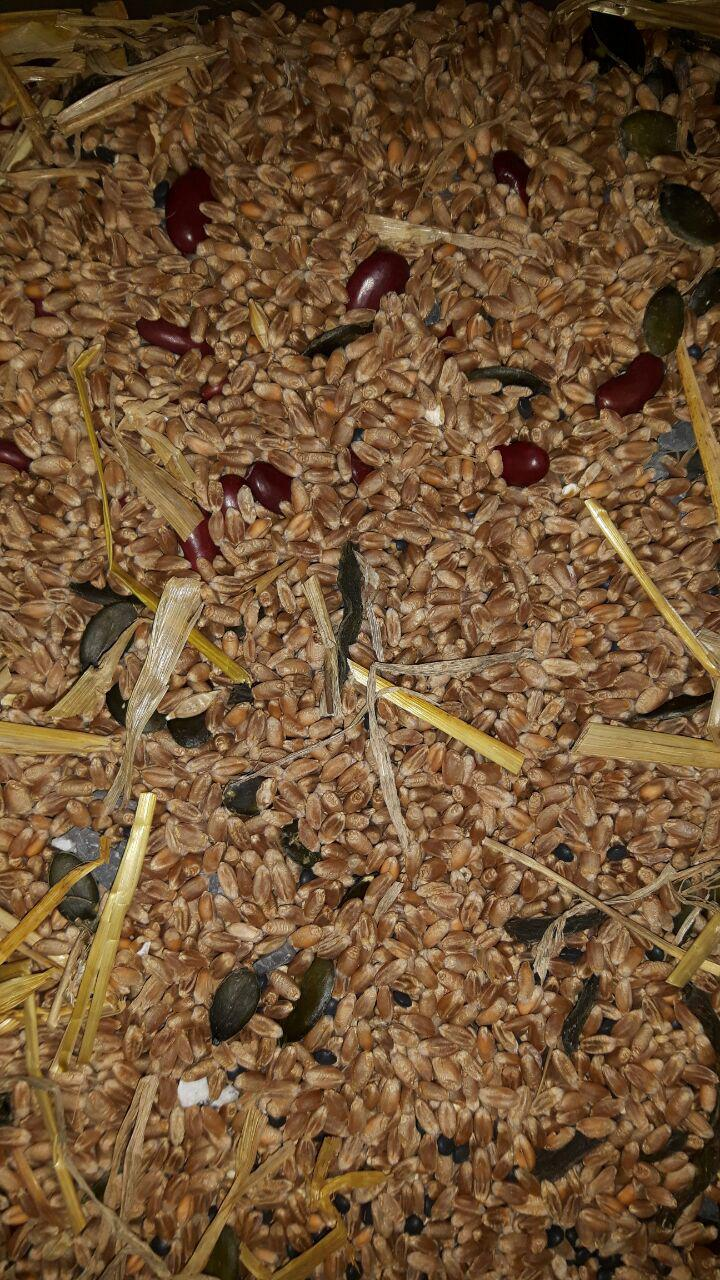
#> input picture contamination_detection/src/contamination1.jpg, 720 x 1280 px, found by its file name
$ jupyter execute --allow-errors Pipeline.ipynb
#> lines starting #> are read from the running program, lines starting #| are printed output that depends on the picture; after the words box and inside, x2 and y2 are one past the last pixel; in counts of white or black regions, pixels touching at a corner belong together
### contamination_detection/contamination_detection.py
import cv2
from matplotlib import pyplot as plt
from sklearn.decomposition import PCA
from scipy import ndimage
import numpy as np

def feature_image(path, tresh_min, tresh_max, iterations, k):
    #reading the image as gray
    image = cv2.imread(path, 0)
    image = cv2.equalizeHist(image)

    #These parameters shold be modified
    edged = cv2.Canny(image, tresh_min, tresh_max)

    #applying closing function
    kernel = cv2.getStructuringElement(cv2.MORPH_RECT, (k, k))
    image = cv2.morphologyEx(edged, cv2.MORPH_CLOSE, kernel)

    #Dilate and erode to lose small regions
    image = cv2.dilate(image, None, iterations=iterations)
    image = cv2.erode(image, None, iterations=iterations)

    return image/255

# [90 lines left out: functions contamination, vector_feature_generation, predict_grains, not called in this run]

### contamination_detection/Pipeline.ipynb
[cell 1]
import numpy as np
import cv2
from matplotlib import pyplot as plt
from contamination_detection import contamination, feature_image
from __future__ import print_function
from ipywidgets import *
import ipywidgets as widgets
from IPython.display import display
from scipy import ndimage


path = "/home/natalija/Documents/HackZurich/contamination_detection/src/contamination1.jpg"
no_path = "/home/natalija/Documents/HackZurich//contamination_detection/src/no_contamination1.jpg"

image = cv2.imread(path)
#> image is the input picture: shape (1280, 720, 3); mean B, G, R 52.9, 83.1, 112.7
no_image = cv2.imread(no_path, 0)
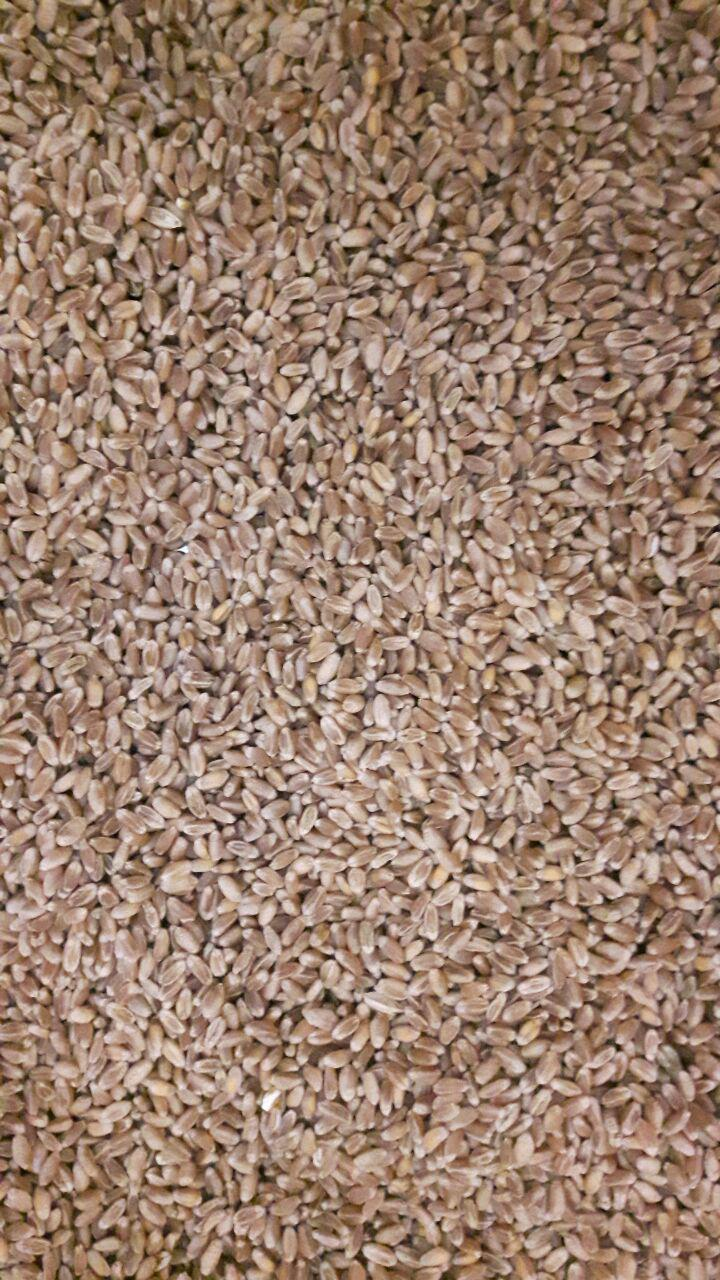
#> input picture contamination_detection/src/no_contamination1.jpg, 720 x 1280 px, found by its file name
#> no_image: shape (1280, 720); min 0, max 255, mean 134.2

[cell 2]
def display_img(tresh_min, tresh_max, iterations, k, path = "/home/natalija/Documents/HackZurich/contamination_detection/src/contamination1.jpg"):
    image_mask = feature_image(path, tresh_min, tresh_max, iterations, k)
#> in feature_image, `edged = cv2.Canny(image, tresh_min, tresh_max)`:
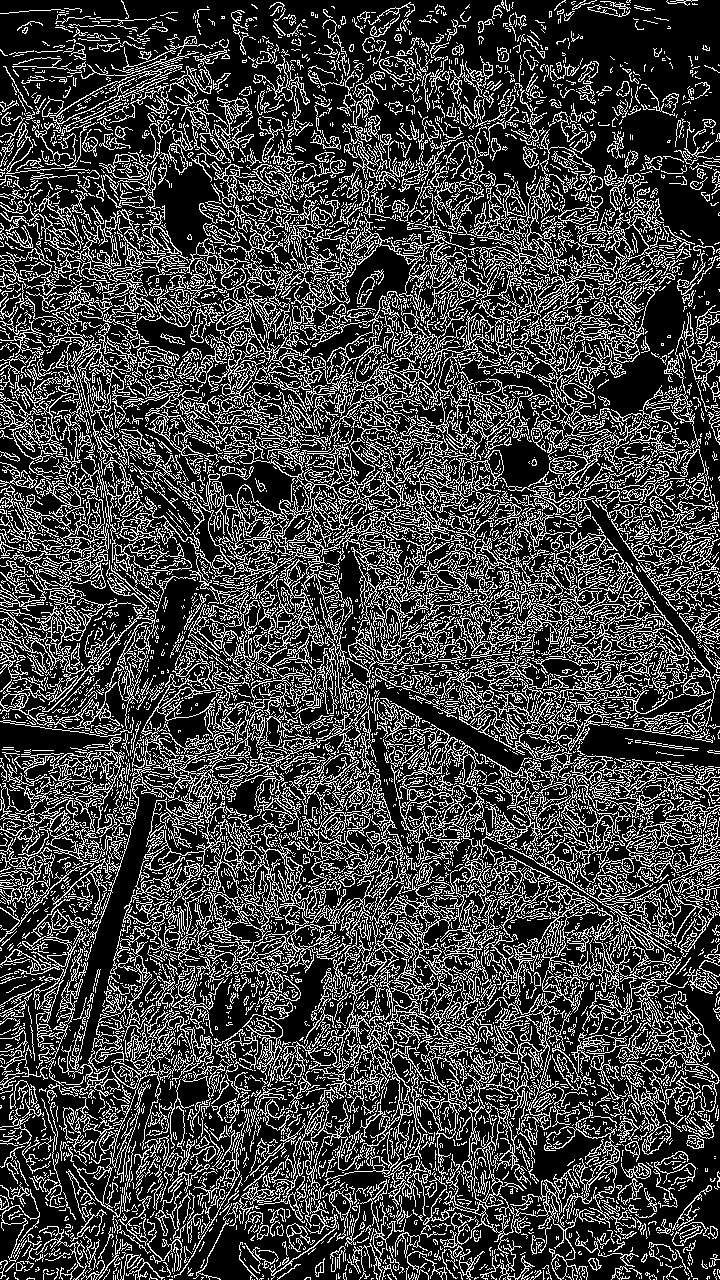
#> edged: shape (1280, 720); 25.6% white in thin lines or dots
#> in feature_image, `image = cv2.morphologyEx(edged, cv2.MORPH_CLOSE, kernel)`: image: shape (1280, 720); 79.9% white; 692 black regions, largest, box (x1, y1, x2, y2) and area: (513, 0, 720, 133) 14192, (0, 0, 291, 100) 10780, (75, 793, 160, 1060) 5147
#> in feature_image, `image = cv2.dilate(image, None, iterations=iterations)`: image: shape (1280, 720); 97.7% white; 140 black regions (70 under 20 px), largest, box (x1, y1, x2, y2) and area: (575, 0, 720, 90) 4456, (664, 190, 720, 237) 1412, (161, 172, 207, 240) 1317
#> in feature_image, `image = cv2.erode(image, None, iterations=iterations)`: image: shape (1280, 720); 91.6% white; 102 black regions, largest, box (x1, y1, x2, y2) and area: (542, 0, 720, 96) 9775, (89, 794, 155, 969) 3627, (0, 0, 124, 52) 3201
    plt.axis('off')
#> (this line was passed over: IPython is not available in this run)
    plt.imshow(image_mask, "gray")
#> (this line was passed over: IPython is not available in this run)
    plt.show()
    return image_mask

#> (a cell that did not finish here is left out)

[cell 4]
path = "/home/natalija/Documents/HackZurich/contamination_detection/src/contamination1.jpg"
image = cv2.imread(path)
img_mask = display_img(138, 217, 6, 7,path=path)


x, y = img_mask.shape
#> x = 1280; y = 720

for i in range(x):
    for j in range(y):
        if img_mask[i,j]!=0:
            image[i,j,:] = [255, 255, 255]
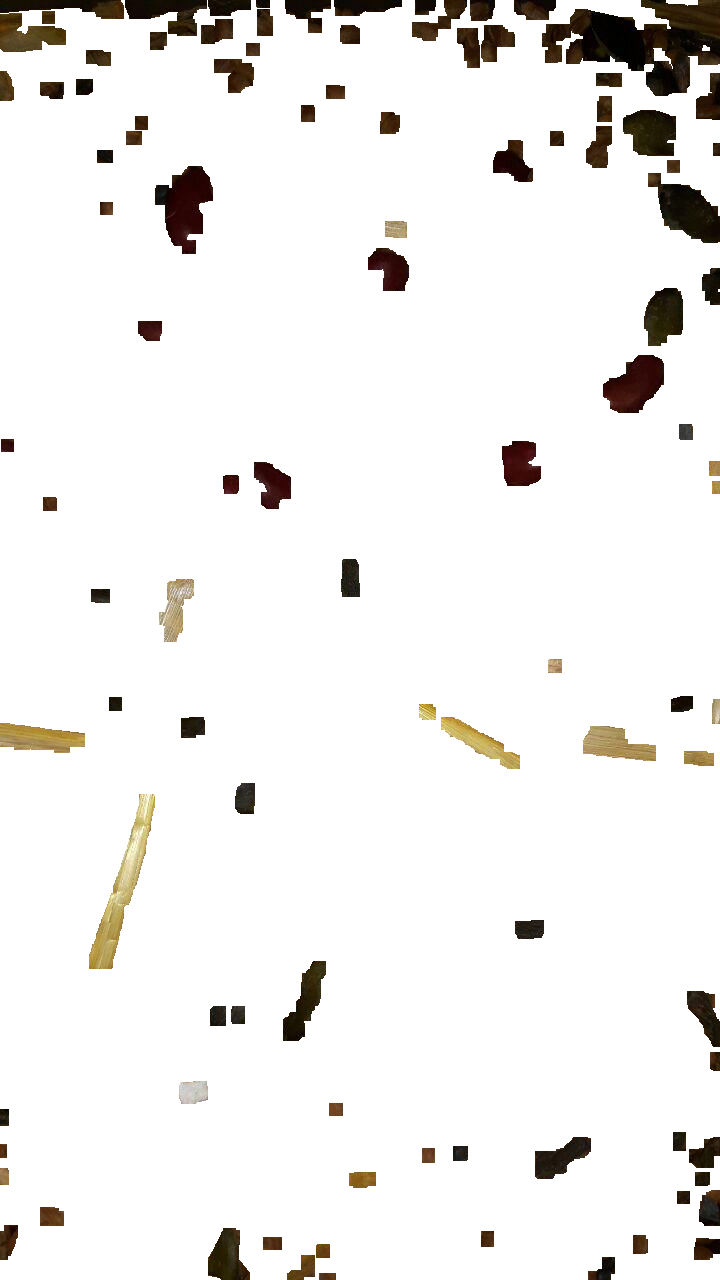
#> image: shape (1280, 720, 3); mean B, G, R 235.9, 237.7, 239.3

cv2.imwrite("/home/natalija/Documents/HackZurich/contamination_detection/src/new1.jpg", image)
plt.axis('off')
#> (this line was passed over: IPython is not available in this run)
plt.imshow(cv2.cvtColor(image, cv2.COLOR_RGB2BGR))
#> (this line was passed over: IPython is not available in this run)
plt.show()

[cell 5]
labeled, nr_objects = ndimage.label(1-img_mask)
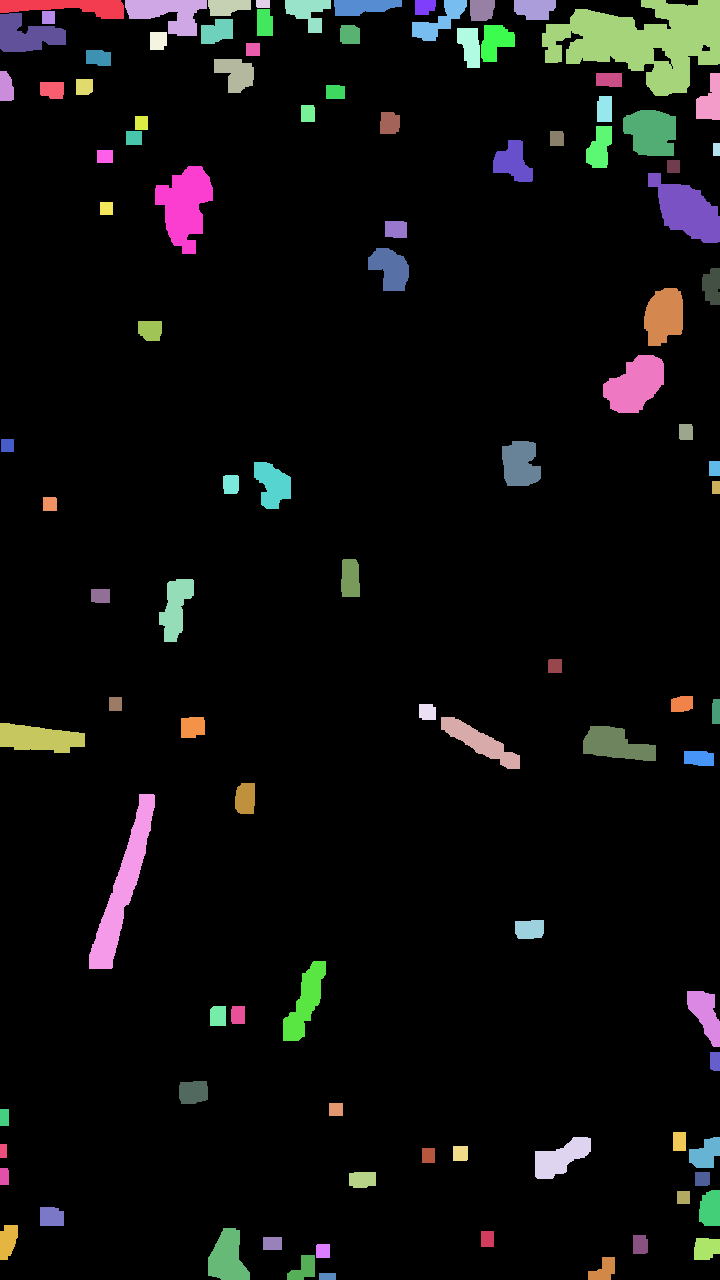
#> labeled: shape (1280, 720) int32; 104 distinct labels, from 0 to 103; one colour per label, 0 black
#> nr_objects = 103

[cell 6]
d = {}
x,y = labeled.shape
#> (the rest of this cell did not finish here and is left out)

[cell 7]
path1 = "/home/natalija/Documents/HackZurich/contamination_detection/src/beans/"
path2 =  "/home/natalija/Documents/HackZurich/contamination_detection/src/dried_bean/"
path3 =  "/home/natalija/Documents/HackZurich/contamination_detection/src/fines/"
path4 =  "/home/natalija/Documents/HackZurich/contamination_detection/src/grains/"
path5 =  "/home/natalija/Documents/HackZurich/contamination_detection/src/lentils/"
path6 =  "/home/natalija/Documents/HackZurich/contamination_detection/src/pumpkin/"
path7 =  "/home/natalija/Documents/HackZurich/contamination_detection/src/stones/"
path8 =   "/home/natalija/Documents/HackZurich/contamination_detection/src/straw/"

[cell 8]
import glob

[cell 9]
features = []
test_features = []
y = []
test_y=[]
import random

for filename in glob.glob('{}*.png'.format(path1)): #assuming gif
    im=cv2.imread(filename)
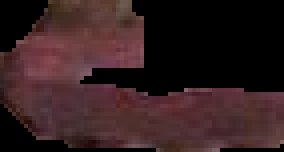
#> input picture contamination_detection/src/beans/image106.png, 71 x 38 px (shown 4 times larger)
#> im is the input picture: shape (38, 71, 3); mean B, G, R 32.2, 30.6, 51.4
    vector = np.zeros(84645)
    new = np.concatenate((im[:,:,0].ravel(), im[:,:,1].ravel(), im[:,:,2].ravel()))
#> new = 8094 values, max 136 at index 6283, min 0 at index 0, mean 38.08
    vector[0:len(new)]=new
    if random.randint(0,100) < 80:
        features.append(np.array(vector))
        y.append(1)
    else:
        test_features.append(np.array(vector))
        test_y.append(1)

for filename in glob.glob('{}*.png'.format(path2)): #assuming gif
    im=cv2.imread(filename)
    vector = np.zeros(84645)
    new = np.concatenate((im[:,:,0].ravel(), im[:,:,1].ravel(), im[:,:,2].ravel()))
    vector[0:len(new)]=new
    if random.randint(0,100) < 80:
        features.append(np.array(vector))
        y.append(2)
    else:
        test_features.append(np.array(vector))
        test_y.append(2)


for filename in glob.glob('{}*.png'.format(path3)): #assuming gif
    vector = np.zeros(84645)
    new = np.concatenate((im[:,:,0].ravel(), im[:,:,1].ravel(), im[:,:,2].ravel()))
    vector[0:len(new)]=new
    if random.randint(0,100) < 80:
        features.append(np.array(vector))
        y.append(3)
    else:
        test_features.append(np.array(vector))
        test_y.append(3)


for filename in glob.glob('{}*.png'.format(path4)): #assuming gif
    im=cv2.imread(filename)
    vector = np.zeros(84645)
    new = np.concatenate((im[:,:,0].ravel(), im[:,:,1].ravel(), im[:,:,2].ravel()))
    vector[0:len(new)]=new
    if random.randint(0,100) < 80:
        features.append(np.array(vector))
        y.append(4)
    else:
        test_features.append(np.array(vector))
        test_y.append(4)


for filename in glob.glob('{}*.png'.format(path5)): #assuming gif
    im=cv2.imread(filename)
    vector = np.zeros(84645)
    new = np.concatenate((im[:,:,0].ravel(), im[:,:,1].ravel(), im[:,:,2].ravel()))
    vector[0:len(new)]=new
    if random.randint(0,100) < 80:
        features.append(np.array(vector))
        y.append(5)
    else:
        test_features.append(np.array(vector))
        test_y.append(5)


for filename in glob.glob('{}*.png'.format(path6)): #assuming gif
    im=cv2.imread(filename)
    vector = np.zeros(84645)
    new = np.concatenate((im[:,:,0].ravel(), im[:,:,1].ravel(), im[:,:,2].ravel()))
    vector[0:len(new)]=new
    if random.randint(0,100) < 80:
        features.append(np.array(vector))
        y.append(6)
    else:
        test_features.append(np.array(vector))
        test_y.append(6)


for filename in glob.glob('{}*.png'.format(path7)): #assuming gif
    im=cv2.imread(filename)
    vector = np.zeros(84645)
    new = np.concatenate((im[:,:,0].ravel(), im[:,:,1].ravel(), im[:,:,2].ravel()))
    vector[0:len(new)]=new
    if random.randint(0,100) < 80:
        features.append(np.array(vector))
        y.append(7)
    else:
        test_features.append(np.array(vector))
        test_y.append(7)


for filename in glob.glob('{}*.png'.format(path8)):
    im=cv2.imread(filename)
    vector = np.zeros(84645)
    new = np.concatenate((im[:,:,0].ravel(), im[:,:,1].ravel(), im[:,:,2].ravel()))
    vector[0:len(new)]=new
    if random.randint(0,100) < 80:
        features.append(np.array(vector))
        y.append(8)
    else:
        test_features.append(np.array(vector))
        test_y.append(8)

[cell 10]
def vector_feature_generation(img):
    features = []

    #Whatch out the parameters
    img_mask = display_img(138, 217, 6, 7,path=path)
    x, y = img_mask.shape

    #NOT A MUST##################################################################################
    for i in range(x):
        for j in range(y):
            if img_mask[i,j]!=0:
                image[i,j,:] = [255, 255, 255]

    cv2.imwrite("/home/natalija/Documents/HackZurich/contamination_detection/src/new1.jpg", image)
    ##############################################################################################
    d = {}
    x,y = labeled.shape
    for i in range(1,nr_objects+1):
        d[i] = np.zeros((x,y,3))

    for i in range(1,x):
        for j in range(1,y):
            if labeled[i,j]:
                d[labeled[i,j]][i,j,:] = image[i,j,:]

    for key, value in d.items():
        non_empty_columns = np.where(value.max(axis=0)>0)[0]
        non_empty_rows = np.where(value.max(axis=1)>0)[0]
        cropBox = (min(non_empty_rows), max(non_empty_rows), min(non_empty_columns), max(non_empty_columns))
        image_data = value[cropBox[0]:cropBox[1]+1, cropBox[2]:cropBox[3]+1 , :]
        #cv2.imwrite("/home/natalija/Documents/HackZurich/contamination_detection/src/image{}.png".format(key), image_data)

        features.append(np.concatenate((image_data[:,:,0].ravel(), image_data[:,:,1].ravel(), image_data[:,:,2].ravel())))

        #reduce dimensionality
        pca = PCA(n_components=1000)
        features = pca.fit_transform(features)

    return features

[cell 11]
from sklearn.decomposition import PCA

[cell 12]
pca = PCA(n_components=100)
for i in test_features:
    features.append(np.array(i))

#> (the rest of this cell did not finish here and is left out)
